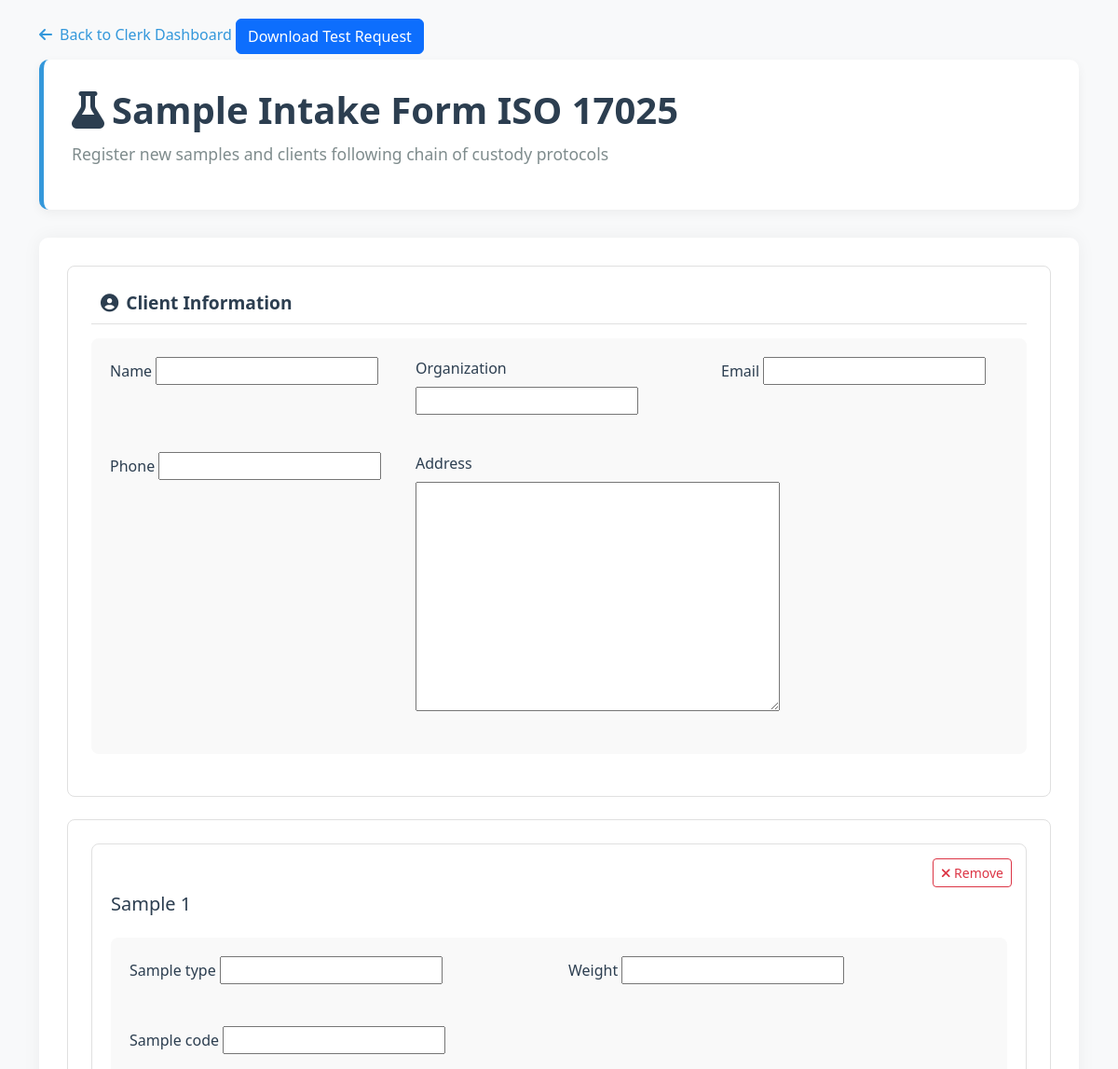
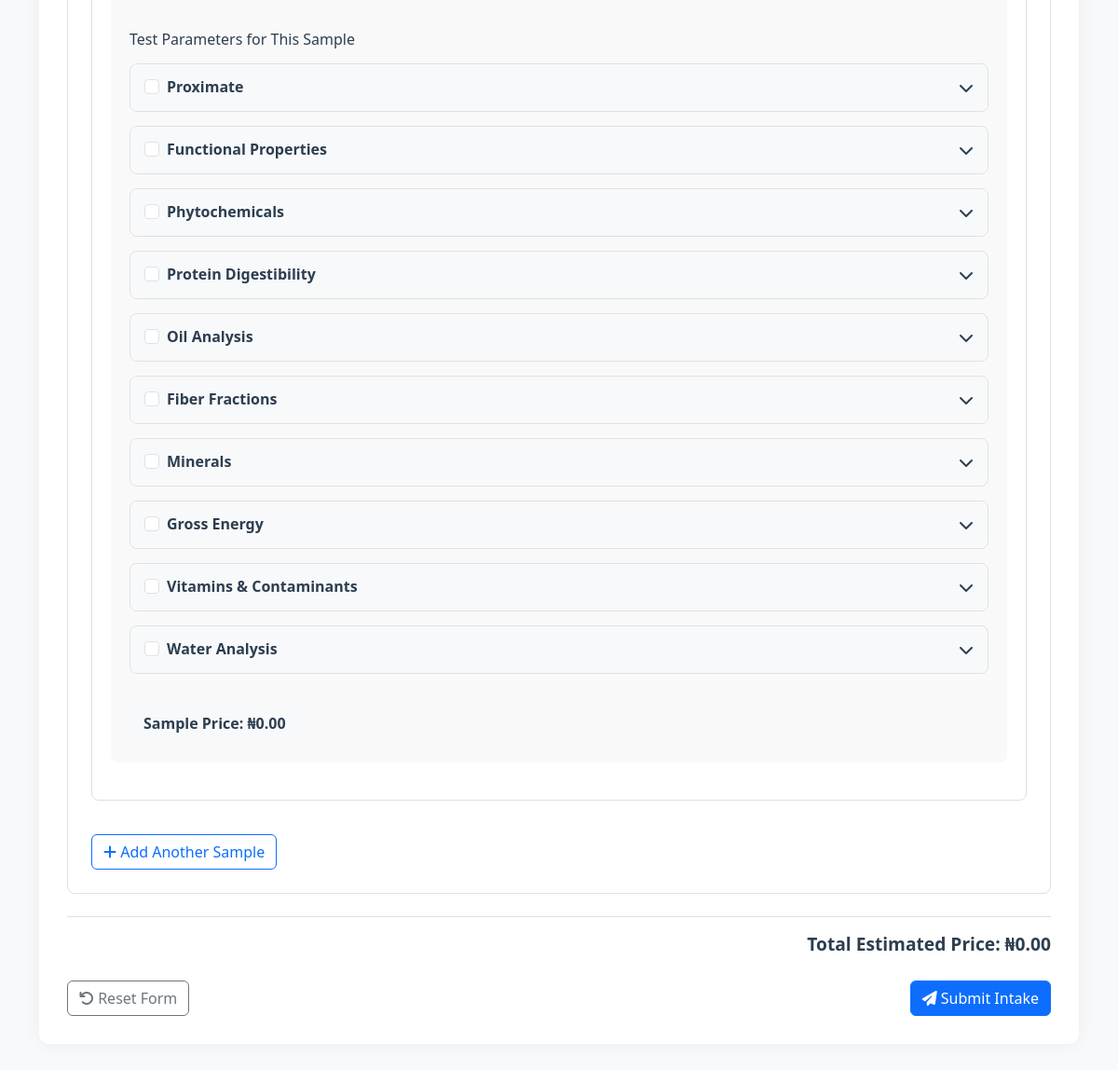
/intake/ (signed in), run on the app's committed database (2 pictures, top to bottom).
### lims/models/parameter.py (models this page shows, shortened)
class ParameterGroup(models.Model):
    name = models.CharField(
        max_length=100,
        help_text="Name of the parameter group (e.g., Proximate Analysis)."
    )
    is_extension = models.BooleanField(
        default=False,
        help_text="Indicates if this is an extension parameter group."
    )

### lims/views/sample_intake.py (the view)
# urls.py: path("intake/", views.sample_intake_view, name="sample_intake"),
@csrf_protect
@login_required
def sample_intake_view(request):
    SampleFormSet = formset_factory(SampleFormWithParameters, extra=1)
    if request.method == 'POST':
        client_form = ClientForm(request.POST)
        sample_formset = SampleFormSet(request.POST, prefix='samples')
        if client_form.is_valid() and sample_formset.is_valid():
            client = client_form.save(commit=False)
            client.client_id = generate_client_id()
            client.token = generate_token()
            client.save()
            for form in sample_formset:
                sample = form.save(commit=False)
                sample.client = client
                sample.status = SampleStatus.RECEIVED
                sample.save()
                for param in form.cleaned_data['parameters']:
                    TestAssignment.objects.create(sample=sample, parameter=param)
            sample_count = len(sample_formset)
            client_name = client.name
            client_id = client.client_id
            clerk_name = request.user.get_full_name()
            sample_count = len(sample_formset)
            client_email = client.email
            client_token = client.token
            managers = User.objects.filter(role=RoleChoices.MANAGER, is_active=True)
            for manager in managers:
                print(f"📧 Manager email: {manager.email}")
                notify_lab_manager_on_submission(
                    manager.email,
                    sample_count,
                    client_name,
                    client_id,
                    clerk_name
                )
            all_parameters = set()
            for form in sample_formset:
                for param in form.cleaned_data['parameters']:
                    all_parameters.add(param.name)
            parameter_list = list(all_parameters)
            notify_client_on_submission(
                    client_email,
                    sample_count,
                    parameter_list,
                    client_id,
                    client_token
                    )
            return redirect('intake_confirmation', client_id=client.client_id)
    else:
        client_form = ClientForm()
        sample_formset = SampleFormSet(prefix='samples')
    group_map = defaultdict(list)
    for param in Parameter.objects.select_related("group").all():
        group_map[param.group.name].append(param)
    parameter_groups = [{'name': k, 'parameters': v} for k, v in group_map.items()]
    return render(request, 'lims/clerk/sample_intake.html', {
        'client_form': client_form,
        'sample_formset': sample_formset,
        'parameter_groups': parameter_groups,
    })

### lims/forms.py
class ClientForm(forms.ModelForm):
    class Meta:
        model = Client
        fields = ['name', 'organization', 'email', 'phone', 'address']

### lims/templates/lims/clerk/sample_intake.html (shortened to what this page needs)
{% load static %}
<!DOCTYPE html>
<html lang="en">
<head>
  <link href="https://cdn.jsdelivr.net/npm/bootstrap@5.3.0/dist/css/bootstrap.min.css" rel="stylesheet">
  <link href="https://cdnjs.cloudflare.com/ajax/libs/font-awesome/6.4.0/css/all.min.css" rel="stylesheet">
</head>
<body>
  <div class="container">
    <a href="{% url 'clerk_dashboard' %}" class="dashboard-link">
      <i class="fas fa-arrow-left"></i> Back to Clerk Dashboard
    </a>
<a href="{% url 'download_sample_intake_pdf' %}" class="btn btn-primary">Download Test Request</a>
    <div class="header">
      <h1>
        <i class="fas fa-flask me-2"></i>Sample Intake Form
        <span class="compliance-badge">ISO 17025</span>
      </h1>
      <p class="subtitle">
        Register new samples and clients following chain of custody protocols
      </p>
    </div>
    <div class="form-container">
      <form method="post" id="sample-intake-form" name="sample-intake-form">
        <fieldset class="mb-4">
          <legend><i class="fas fa-user-circle me-2"></i>Client Information</legend>
          <div class="form-section">
            <div class="form-grid">
              {% for field in client_form %}
                <div class="form-group">
                  <label for="{{ field.id_for_label }}" class="form-label">{{ field.label }}</label>
                  {{ field }}
                </div>
              {% endfor %}
            </div>
          </div>
        </fieldset>
        <fieldset class="mb-4">
          <legend>Sample Details</legend>
          <div id="sample-forms-container">
            {% for form in sample_formset %}
              <div class="sample-form" data-index="{{ forloop.counter0 }}">
                <button type="button" class="btn btn-sm btn-outline-danger remove-sample-btn">
                  <i class="fas fa-times"></i> Remove
                </button>
                <h5 class="mb-4">Sample {{ forloop.counter }}</h5>
                <div class="form-section">
                  <div class="form-grid">
                    {% for field in form.visible_fields %}
                      {% if field.name != 'parameters' %}
                        <div class="form-group">
                          <label for="{{ field.id_for_label }}" class="form-label">{{ field.label }}</label>
                          {{ field }}
                        </div>
                      {% endif %}
                    {% endfor %}
                  </div>
                  <div class="sample-parameters mt-4">
                    <h6 class="mb-3">Test Parameters for This Sample</h6>
                    {% for group in parameter_groups %}
                      <div class="parameter-group">
                        <div class="parameter-group-header">
                          <div class="form-check">
                            <input class="form-check-input group-check" type="checkbox"
                                   data-group="{{ group.name }}" data-sample="{{ forloop.parentloop.counter0 }}">
                            <label class="form-check-label fw-bold">{{ group.name }}</label>
                          </div>
                          <i class="fas fa-chevron-down toggle-arrow"></i>
                        </div>
                      </div>
                    {% endfor %}
                    <div class="sample-price mt-3">
                      Sample Price: ₦<span class="sample-price-value">0.00</span>
                    </div>
                  </div>
                </div>
              </div>
            {% endfor %}
          </div>
          <button type="button" id="add-sample-btn" class="btn btn-outline-primary mt-3">
            <i class="fas fa-plus"></i> Add Another Sample
          </button>
        </fieldset>
        <div class="total-price">
          Total Estimated Price: ₦<span id="total-price">0.00</span>
        </div>
        <div class="d-flex justify-content-between mt-4">
          <button type="reset" class="btn btn-outline-secondary">
            <i class="fas fa-undo"></i> Reset Form
          </button>
          <button type="submit" class="btn btn-primary">
            <i class="fas fa-paper-plane"></i> Submit Intake
          </button>
        </div>
      </form>
    </div>
  </div>

### lims/templates/lims/clerk/sample_intake.html (style rules this page uses)
:root { --primary-color: #2c3e50; --secondary-color: #34495e; --accent-color: #3498db; --success-color: #27ae60; --light-gray: #ecf0f1; --dark-gray: #7f8c8d; }
body { font-family: 'Segoe UI', 'Inter', sans-serif; background-color: #f8f9fa; color: var(--primary-color); padding: 20px; }
.header { background-color: white; padding: 30px; border-radius: 10px; box-shadow: 0 4px 12px rgba(0, 0, 0, 0.05); margin-bottom: 30px; border-left: 5px solid var(--accent-color); }
h1 { color: var(--primary-color); font-weight: 700; margin-bottom: 10px; }
.subtitle { color: var(--dark-gray); font-size: 1.1rem; }
.form-container { background-color: white; border-radius: 10px; box-shadow: 0 0 20px rgba(0,0,0,0.05); padding: 30px; margin-bottom: 30px; }
fieldset { border: 1px solid #e0e0e0; border-radius: 8px; padding: 25px; margin-bottom: 25px; }
legend { font-weight: 600; color: var(--primary-color); padding: 0 10px; width: auto; font-size: 1.2rem; margin-bottom: 15px; border-bottom: 1px solid #e0e0e0; padding-bottom: 8px; width: 100%; }
.form-section { background-color: #f9f9f9; border-radius: 8px; padding: 20px; margin-bottom: 20px; }
.sample-form { border: 1px solid #e0e0e0; border-radius: 8px; padding: 20px; margin-bottom: 20px; position: relative; background-color: white; }
.parameter-group { margin-bottom: 15px; background-color: white; border-radius: 8px; border: 1px solid #e0e0e0; overflow: hidden; }
.parameter-group-header { padding: 12px 15px; background-color: #f8f9fa; cursor: pointer; display: flex; justify-content: space-between; align-items: center; }
.sample-price { font-weight: 600; color: var(--primary-color); background-color: #f8f9fa; padding: 10px 15px; border-radius: 6px; margin-top: 15px; display: inline-block; }
.total-price { font-size: 1.2rem; font-weight: 600; color: var(--primary-color); text-align: right; margin-top: 20px; padding-top: 15px; border-top: 1px solid #e0e0e0; }
.remove-sample-btn { position: absolute; top: 15px; right: 15px; }
.form-label { font-weight: 500; margin-bottom: 8px; }
.dashboard-link { display: inline-flex; align-items: center; color: var(--accent-color); text-decoration: none; margin-bottom: 15px; transition: color 0.2s; font-weight: 500; }
.dashboard-link i { margin-right: 8px; }
.form-grid { display: grid; grid-template-columns: repeat(auto-fill, minmax(300px, 1fr)); gap: 20px; }
.form-group { margin-bottom: 20px; }

### data on the page
ParameterGroup: name "Proximate"
ParameterGroup: name "Functional Properties"
ParameterGroup: name "Phytochemicals"
ParameterGroup: name "Protein Digestibility"
ParameterGroup: name "Oil Analysis"
ParameterGroup: name "Fiber Fractions"
ParameterGroup: name "Minerals"
ParameterGroup: name "Gross Energy"
ParameterGroup: name "Vitamins & Contaminants"
ParameterGroup: name "Water Analysis"

### other printed values
{{ field.label }} "Name" "Organization" "Email" "Phone" "Address"
{{ field.label }} "Sample type" "Weight" "Sample code"
